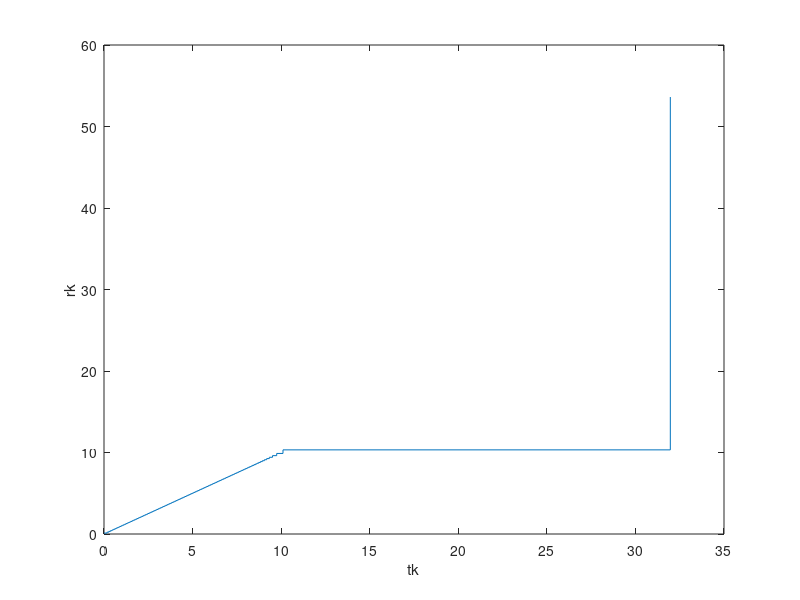

Source code (MATLAB):
clc;
clear all;

%Set desired L value eg:2,4,8,16,32,64,128
% L=2;
% L=4;
% L=8
% L=16
% L=32;
% L=64;
L=128;
% for count = 1:6
%     L=2^count;
error=1;
rk=zeros(1,L);

%Generate a sample sequence for tk
tk(1)=0;
for i=2:L
    tk(i)=tk(i-1)+(10/(L-1));
end
tk(L+1)=10000;

F1 = @(x) (x./1.5^2).*exp(-power(x,2)./(2*(1.5^2)));
F2 = @(x) x.*(x./1.5^2).*exp(-power(x,2)./(2*(1.5^2)));

%Minimize error
while (error>0.1)
    error=0;
    entropy=0;
    
    %Using tk, calculate rk
    for k=1:1:L
        num=quad(F2,tk(k),tk(k+1));
        den=quad(F1,tk(k),tk(k+1));
        r(k)=num/den;
        entropy=entropy-(den*log2(den));
    end
    
    %Determine error of received samples
    for i=1:L
        error=error+abs((r(i)-rk(i)));
    end
    rk=r;
    
    %Calculate new tk using rk values
    for k=2:L
        tk(k)=(r(k)+r(k-1))/2;
    end
end

%Calculate MSE
MSE=0;
for k=1:L
    F=@(u) (((u-r(k)).^2).*(u./1.5^2).*exp(-(u.^2)./(2*(1.5^2))));
    MSE=MSE+quad(F,tk(k),tk(k+1));
end

%Calculate SNR
SNR=-10*log10(MSE);
tk=tk';
rk=r';
len = length(tk);
tk1 = tk(1:len-1);
% figure(count);
stairs(tk1,rk);
xlabel('tk')
ylabel('rk')
% end